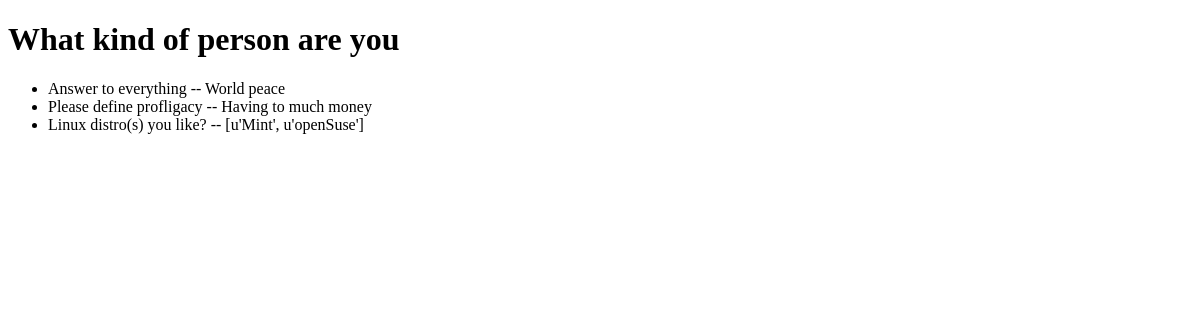
/survey/1/results/, run on an earlier commit of the app's database.
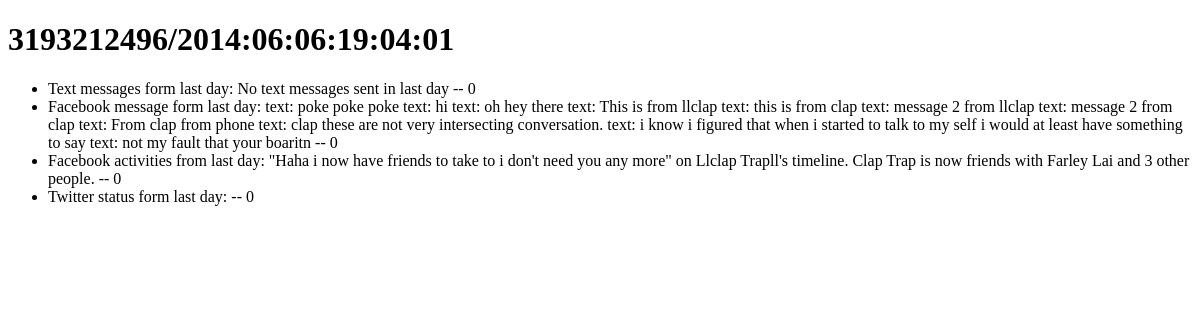
And on a later commit of the database.
### survey/models.py (models this page shows, shortened)
class Survey(models.Model):
    title = models.CharField(max_length = 150)
    created_date = models.DateTimeField('Date to be given on',default = timezone.now())

class Question(models.Model):
    atype = models.IntegerField("Answer type",choices = choices, default = 0)
    text = models.CharField("Question",max_length = 1000)
    answer = models.CharField(max_length = 500,default = "0")
    survey = models.ForeignKey(Survey)

### survey/views.py (the view)
# urls.py: url(r'^(?P<survey_id>\d+)/results/$', views.results,name='results'),
def results(request,survey_id):
    survey = get_object_or_404(Survey, pk = survey_id )
    return render(request,'survey/results.html',{'survey':survey})

### survey/templates/survey/results.html (shortened to what this page needs)
<!doctype html>
<html>
<head>
</head>
<h1>{{ survey.title }}</h1>
<ul>
{% for question in survey.question_set.all %}
    <li>{{ question.text}} -- {{question.answer}}</li>
{% endfor %}
</ul>
<html>

What changed in the data, as far as the page shows it:
changed Survey: title "What kind of person are you" → "3193212496/2014:06:06:19:04:01"
changed Question: text "Answer to everything" → "Text messages form last day: No text messages sent in last day"; answer "World peace" → "0"
changed Question: text "Please define profligacy" → "Facebook message form last day: text: poke poke poke text: hi text: oh hey there text: This is from llclap text: this is from clap text: message 2 from llclap text: message 2 from clap text: From clap from phone text: clap these are not very intersecting conversation. text: i know i figured that when i started to talk to my self i would at least have something to say text: not my fault that your boaritn"; answer "Having to much money" → "0"
changed Question: text "Linux distro(s) you like?" → "Facebook activities from last day: \"Haha i now have friends to take to i don't need you any more\" on Llclap Trapll's timeline. Clap Trap is now friends with Farley Lai and 3 other people."; answer "[u'Mint', u'openSuse']" → "0"
now on this page (row edited): Question: text "Twitter status form last day:", answer "0"
